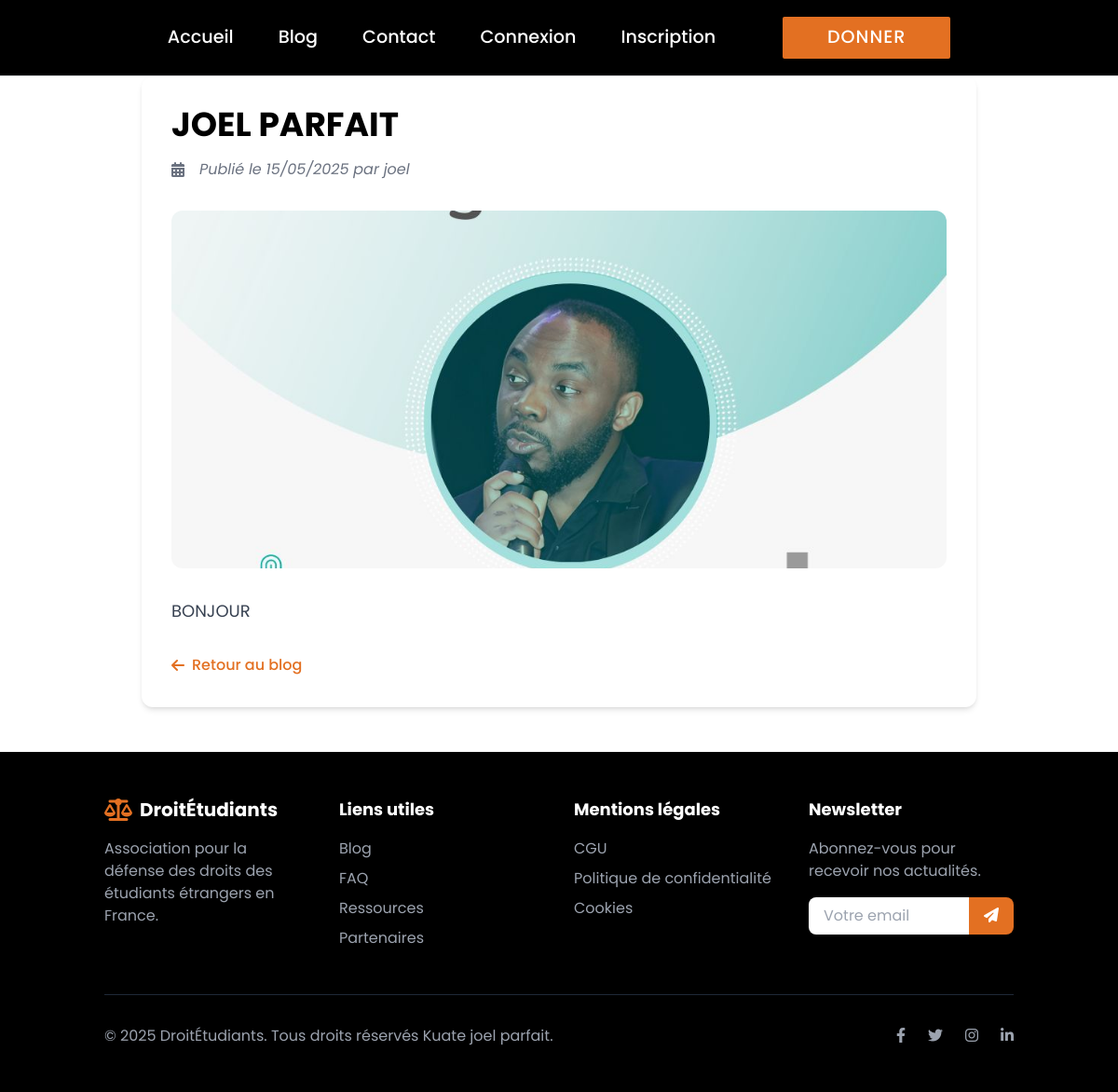
/blog/TEST/, run on the app's committed database.
### core/models.py (models this page shows, shortened)
class Article(models.Model):
    ETAT_CHOICES = [
        ('brouillon', 'Brouillon'),
        ('attente', 'En attente'),
        ('publie', 'Publié'),
        ('rejete', 'Rejeté'),
    ]
    titre = models.CharField(max_length=200)
    slug = models.SlugField(unique=True)
    auteur = models.ForeignKey(User, on_delete=models.CASCADE)
    contenu = models.TextField()
    image = models.ImageField(upload_to='articles/', null=True, blank=True)
    etat = models.CharField(max_length=10, choices=ETAT_CHOICES, default='brouillon')
    date_creation = models.DateTimeField(auto_now_add=True)
    date_publication = models.DateTimeField(null=True, blank=True)

### core/views.py (the view)
# urls.py: path('blog/<slug:slug>/', views.blog_detail, name='blog_detail'),
def blog_detail(request, slug):
    article = get_object_or_404(Article, slug=slug, etat='publie')
    return render(request, 'core/blog_detail.html', {'article': article})

### core/templates/core/blog_detail.html (shortened to what this page needs)
{% extends 'core/base.html' %}
{% block content %}
<head>
    <script src="https://cdn.tailwindcss.com"></script>
    <link rel="stylesheet" href="https://cdnjs.cloudflare.com/ajax/libs/font-awesome/6.4.0/css/all.min.css">
</head>
<article class="max-w-4xl mx-auto bg-white rounded-xl shadow-md p-8 mb-12">
    <h1 class="text-4xl font-bold text-primary mb-4">{{ article.titre }}</h1>
    <div class="flex items-center space-x-4 text-gray-500 mb-8">
        <i class="fas fa-calendar-alt"></i>
        <p class="italic">Publié le {{ article.date_publication|date:"d/m/Y" }} par {{ article.auteur }}</p>
    </div>
    {% if article.image %}
    <div class="mb-8 rounded-xl overflow-hidden hover-scale">
        <img src="{{ article.image.url }}" alt="{{ article.titre }}" class="w-full h-96 object-cover">
    </div>
    {% endif %}
    <div class="prose max-w-none text-gray-700 text-lg mb-8">
        {{ article.contenu|linebreaks }}
    </div>
    <a href="{% url 'blog_list' %}" class="inline-flex items-center text-secondary hover:text-orange-700 transition duration-300 font-medium">
        <i class="fas fa-arrow-left mr-2"></i>
        Retour au blog
    </a>
</article>
<footer class="bg-black text-white py-12">
    <div class="container mx-auto px-6">
        <div class="grid grid-cols-1 md:grid-cols-4 gap-8">
            <div>
                <div class="flex items-center space-x-2 mb-4">
                    <i class="fas fa-balance-scale text-secondary text-2xl"></i>
                    <span class="font-bold text-xl">DroitÉtudiants</span>
                </div>
                <p class="text-gray-400">Association pour la défense des droits des étudiants étrangers en France.</p>
            </div>
            <div>
                <h4 class="font-bold text-lg mb-4">Liens utiles</h4>
                <ul class="space-y-2">
                    <li><a href="#" class="text-gray-400 hover:text-secondary transition duration-300">Blog</a></li>
                    <li><a href="#" class="text-gray-400 hover:text-secondary transition duration-300">FAQ</a></li>
                    <li><a href="#" class="text-gray-400 hover:text-secondary transition duration-300">Ressources</a></li>
                    <li><a href="#" class="text-gray-400 hover:text-secondary transition duration-300">Partenaires</a></li>
                </ul>
            </div>
            <div>
                <h4 class="font-bold text-lg mb-4">Mentions légales</h4>
                <ul class="space-y-2">
                    <li><a href="#" class="text-gray-400 hover:text-secondary transition duration-300">CGU</a></li>
                    <li><a href="#" class="text-gray-400 hover:text-secondary transition duration-300">Politique de confidentialité</a></li>
                    <li><a href="#" class="text-gray-400 hover:text-secondary transition duration-300">Cookies</a></li>
                </ul>
            </div>
            <div>
                <h4 class="font-bold text-lg mb-4">Newsletter</h4>
                <p class="text-gray-400 mb-4">Abonnez-vous pour recevoir nos actualités.</p>
                <div class="flex">
                    <input type="email" placeholder="Votre email" class="px-4 py-2 rounded-l-lg focus:outline-none text-black w-full">
                    <button class="bg-secondary hover:bg-orange-700 px-4 py-2 rounded-r-lg">
                        <i class="fas fa-paper-plane"></i>
                    </button>
                </div>
            </div>
        </div>
        <div class="border-t border-gray-800 mt-12 pt-8 flex flex-col md:flex-row justify-between items-center">
            <p class="text-gray-400 mb-4 md:mb-0">© 2025 DroitÉtudiants. Tous droits réservés Kuate joel parfait.</p>
            <div class="flex space-x-6">
                <a href="#" class="text-gray-400 hover:text-secondary transition duration-300">
                    <i class="fab fa-facebook-f"></i>
                </a>
                <a href="#" class="text-gray-400 hover:text-secondary transition duration-300">
                    <i class="fab fa-twitter"></i>
                </a>
                <a href="#" class="text-gray-400 hover:text-secondary transition duration-300">
                    <i class="fab fa-instagram"></i>
                </a>
                <a href="#" class="text-gray-400 hover:text-secondary transition duration-300">
                    <i class="fab fa-linkedin-in"></i>
                </a>
            </div>
        </div>
    </div>
</footer>
</body>
</html>
{% endblock %}

### core/templates/core/base.html (style rules this page uses)
body, .main-navbar ul li a, .donate-btn { font-family: 'Poppins', Arial, Helvetica, sans-serif; }

### core/templates/core/blog_detail.html (style rules this page uses)
body { font-family: 'Poppins', sans-serif; }
.text-primary { color: #000000; }
.bg-secondary { background-color: #e37022; }
.text-secondary { color: #e37022; }
.hover-scale { transition: transform 0.3s ease; }

### data on the page
Article: titre "JOEL PARFAIT", date_publication "15/05/2025", auteur "joel", image (picture), contenu "BONJOUR"
